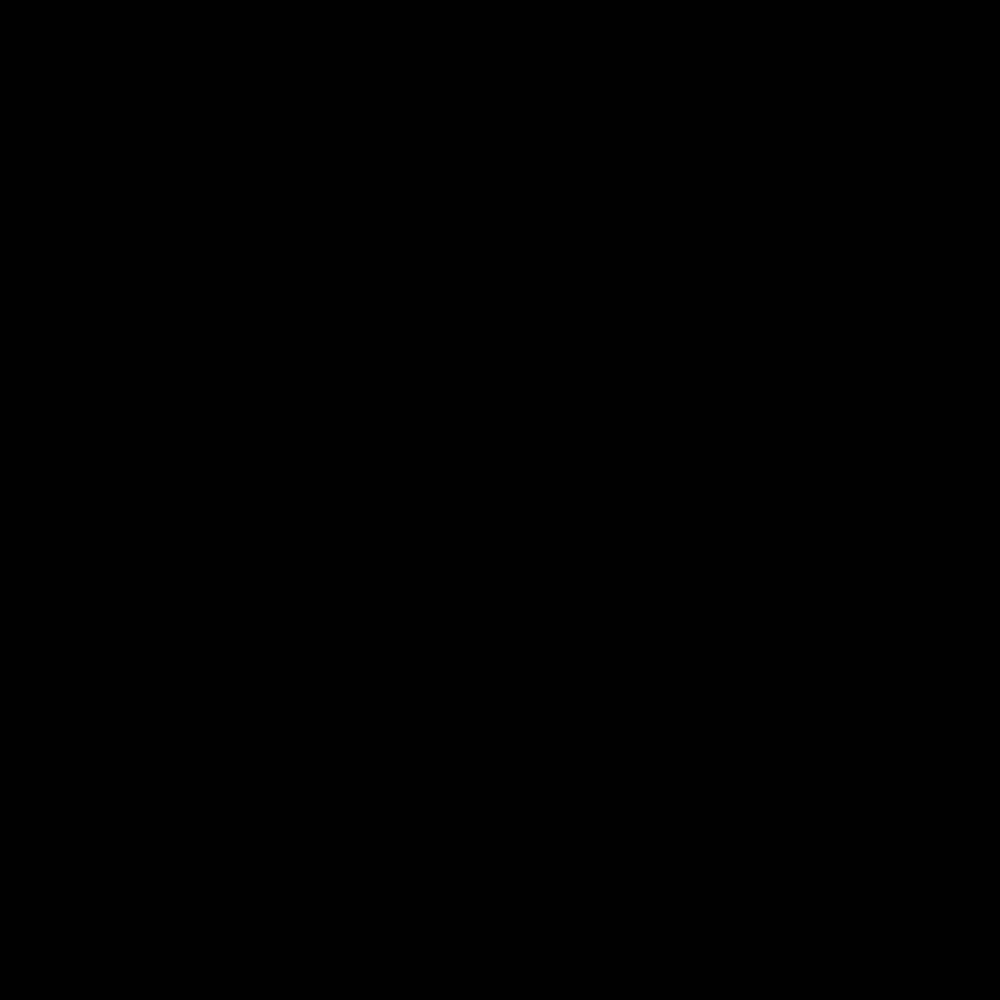
Frame 1 (no input)
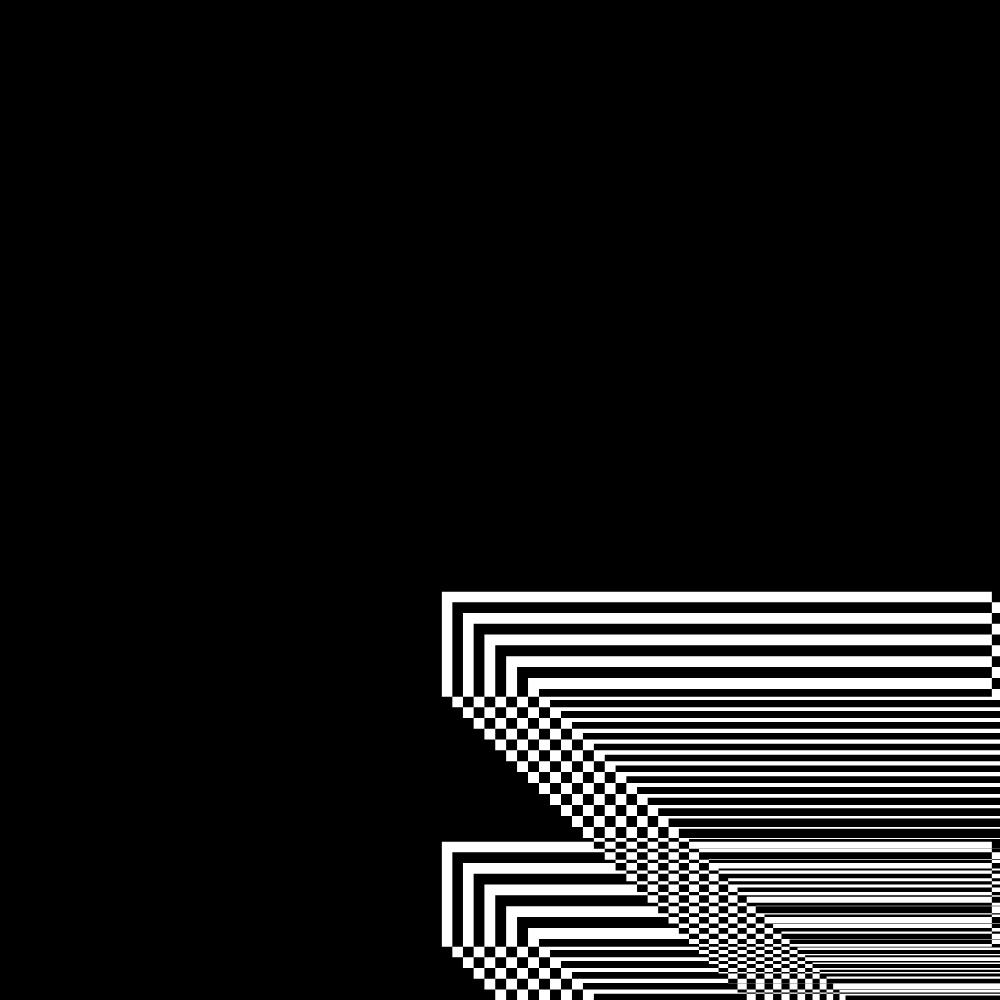
Frame 60 (no input)
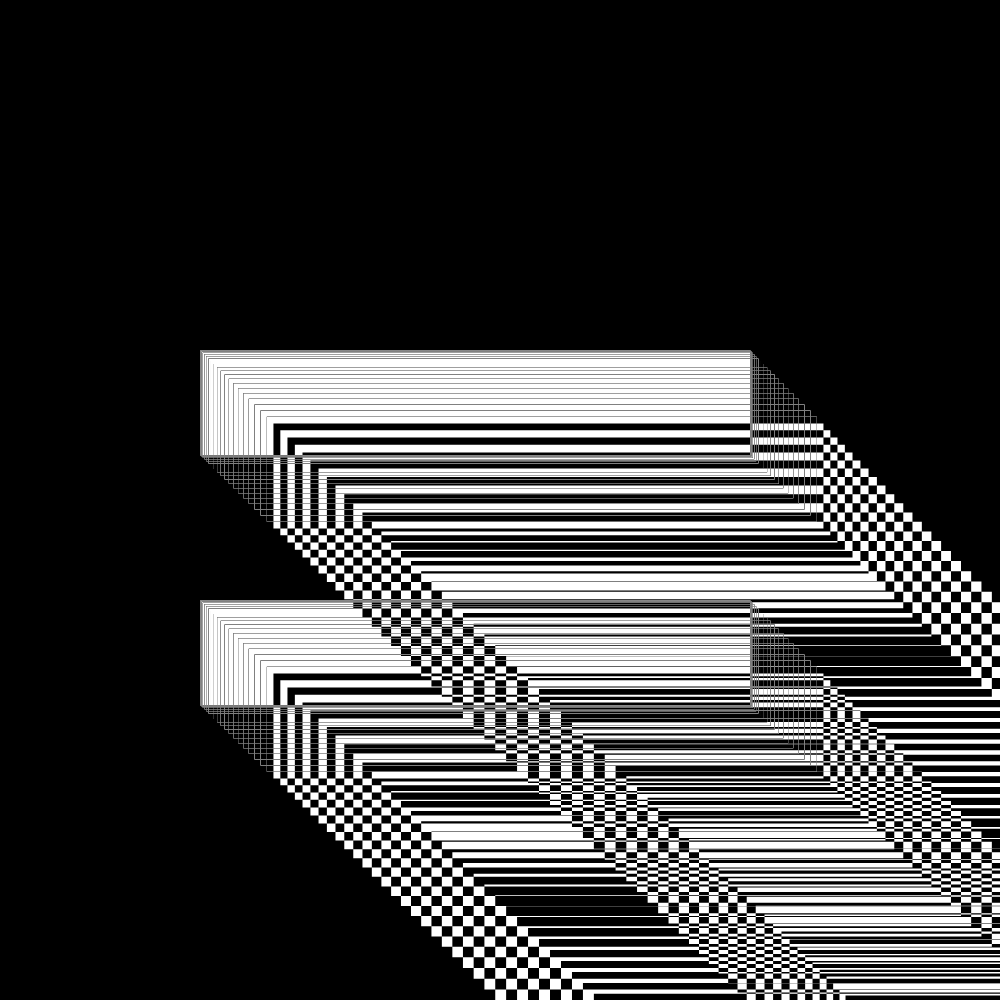
Frame 120 (the mouse pressed at the canvas centre since frame 60)

The p5.js sketch that drew these frames (run headless with seeded random() and noise() and a simulated clock; from frame 60 on, the mouse is pressed at the canvas centre):

// p5.js sketch
// ── sketch.js
//Code refrenced - Compform's animation module (https://compform.net/animation/)

function setup() {
  createCanvas(1000, 1000);
  frameRate(60);
}

function draw() {
  background(0);

  const a = map(frameCount, 0, 100, 0, PI);
  let offset = cos(a) * -350;
  //let r = random(75);
  // orriginally I had added let r then bellow made it say offset - r but when I removed it it did this cool thing so I kept it that way
  const y = 700 - offset;
  const x = 550 - offset;

  //I experimented with blend modes since it breaks code in cool ways so I added this due to it's unexpected outcome
  blendMode(DIFFERENCE)
  fill(255, 255, 255);
  rect(x, y, 550, 105);
  rect(x, y +250, 550, 105);
}
